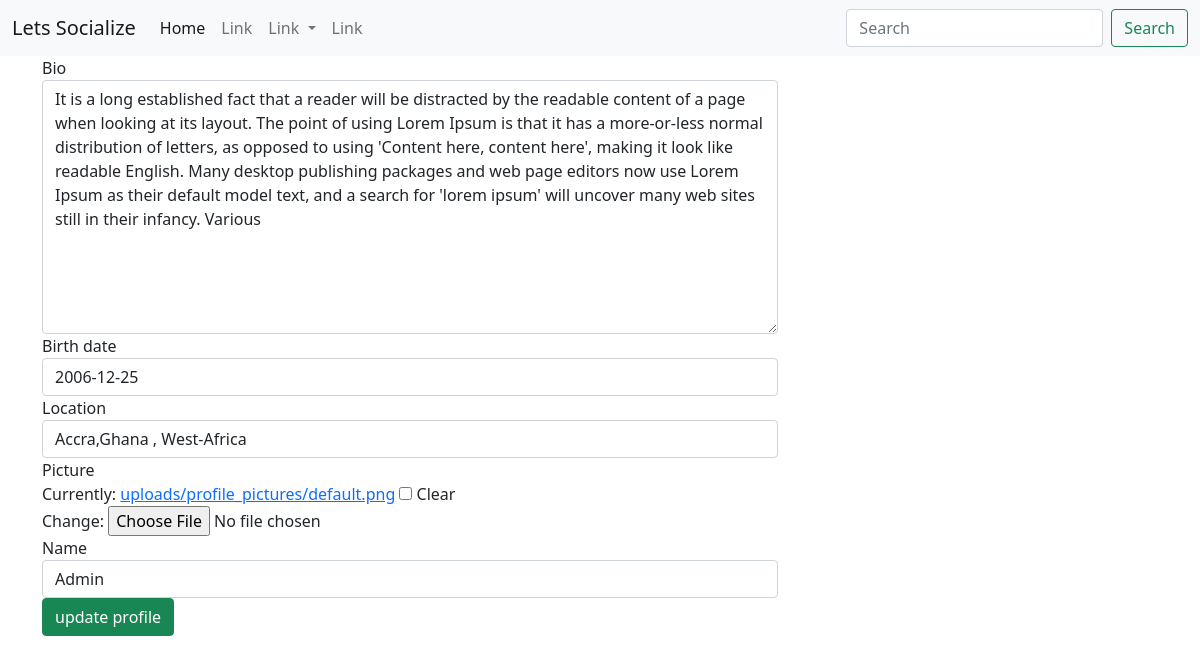
Page /social/EditProfile/ (signed in) on the committed database.
### social/models.py (models this page shows)
class UserProfile(models.Model):
  user = models.OneToOneField(User,primary_key=True, verbose_name='user', related_name='profile', on_delete=models.CASCADE)
  name = models.CharField(max_length=30, blank=True, null=True)
  bio  = models.TextField(max_length=500, blank=True, null=True)
  birth_date = models.DateField(null=True, blank=True)
  location   = models.CharField(max_length=50, blank=True, null=True)
  followers  = models.ManyToManyField(User,related_name='followers', blank=True)
  picture = models.ImageField(upload_to='uploads/profile_pictures', default='uploads/profile_pictures/images.jpg', blank=True)

### social/views.py (the view)
# urls.py: path('EditProfile/',views.EditProfile,name='EditProfile'),
def EditProfile(request):
  if request.method == 'POST':
    p_form = ProfileUpdateForm(request.POST, instance=request.user.profile)
    if p_form.is_valid():
      p_form.save()
      return HttpResponseRedirect(reverse('social:profile',args=[request.user.id]))
  else:
    p_form = ProfileUpdateForm(instance=request.user.profile)
  context = {
    'p_form':p_form,
  }
  return render(request, 'social/profile_edit.html',context )

### social/forms.py
class ProfileUpdateForm(forms.ModelForm):
  class Meta:
    model = UserProfile
    fields = ['bio','birth_date','location','picture','name']

### templates/social/profile_edit.html (shortened to what this page needs)
{% extends 'base.html' %}
{% load crispy_forms_tags %}
{%  block content %}
<div class="container">
<div class="row">
  <div class="col-md-8">
    <form action="" method="POST">
      {{ p_form | crispy }}
      <input type="submit" value="update profile" class="btn btn-success">
    </form>
  </div>
</div>
</div>
{% endblock %}

### rows in the picture
UserProfile: bio "It is a long established fact that a reader will be distracted by the readable content of a page when looking at its layout. The point of using Lorem Ipsum is that it has a more-or-less normal distribution of letters, as opposed to using 'Content here, content here', making it look like readable English. Many desktop publishing packages and web page editors now use Lorem Ipsum as their default model text, and a search for 'lorem ipsum' will uncover many web sites still in their infancy. Various", birth_date "2006-12-25", location "Accra,Ghana , West-Africa", name "Admin"
